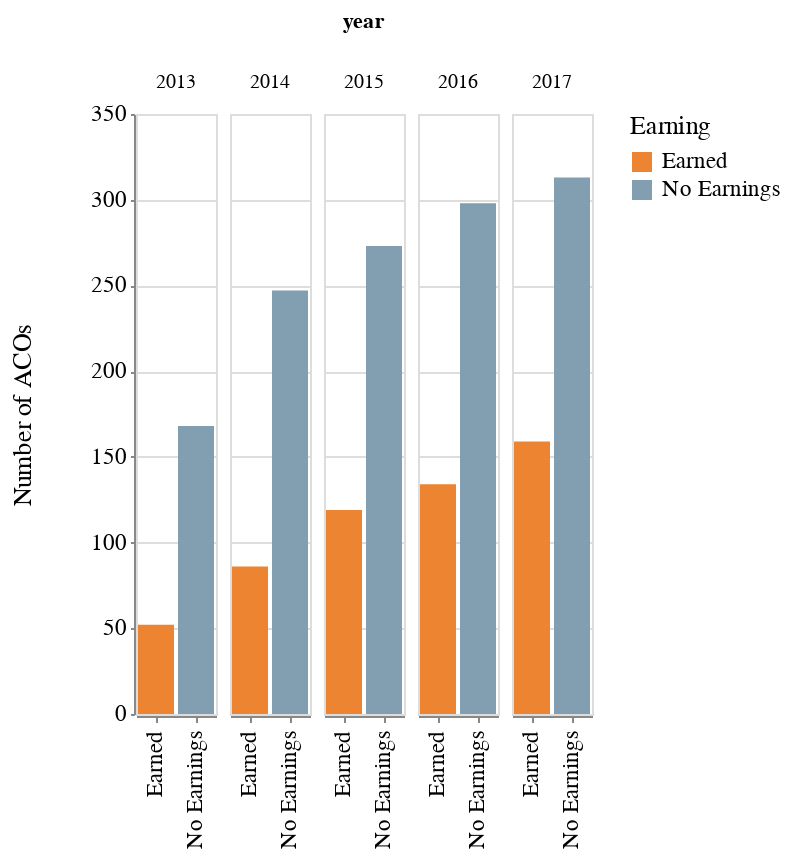

The code cell stored with this chart in its notebook:
### Code cell
bars = alt.Chart(data_to_chart).mark_bar().encode(
    x=alt.X('Earning:N',axis=alt.Axis(title='')),
    column='year:O',
    y=alt.Y('ACO_Name:Q', axis=alt.Axis(title='Number of ACOs')),
    color='Earning:N'
)
bars

### Figure 1 — Vega-Lite specification as saved in the notebook (floating-point values rounded to 4 significant figures)
{"$schema": "https://vega.github.io/schema/vega-lite/v2.6.0.json", "config": {"arc": {"fill": "#82c6df"}, "area": {"fill": "#82c6df"}, "axis": {"labelFont": "Arial", "labelFontSize": 11.5, "labelFontWeight": "normal", "titleFont": "Benton Gothic Bold, sans-serif", "titleFontSize": 13, "titleFontWeight": "normal"}, "axisX": {"labelPadding": 4, "tickSize": 3}, "axisY": {"labelBaseline": "middle", "maxExtent": 45, "minExtent": 45, "tickSize": 2}, "background": "#ffffff", "facet": {"spacing": 5}, "legend": {"labelFont": "Arial", "labelFontSize": 11.5, "titleFont": "Benton Gothic Bold, sans-serif", "titleFontSize": 13, "titleFontWeight": "normal"}, "line": {"stroke": "#82c6df", "strokeWidth": 2}, "path": {"stroke": "#82c6df"}, "range": {"category": ["#ec8431", "#829eb1", "#c89d29", "#3580b1", "#adc839", "#ab7fb4"], "diverging": ["#e68a4f", "#f4bb6a", "#f9e39c", "#dadfe2", "#a6b7c6", "#849eae"], "heatmap": ["#fbf2c7", "#f9e39c", "#f8d36e", "#f4bb6a", "#e68a4f", "#d15a40", "#ab4232"], "ordinal": ["#fbf2c7", "#f9e39c", "#f8d36e", "#f4bb6a", "#e68a4f", "#d15a40", "#ab4232"], "ramp": ["#fbf2c7", "#f9e39c", "#f8d36e", "#f4bb6a", "#e68a4f", "#d15a40", "#ab4232"]}, "rect": {"fill": "#82c6df"}, "shape": {"stroke": "#82c6df"}, "symbol": {"fill": "#82c6df", "size": 30}, "title": {"anchor": "start", "font": "Benton Gothic Bold, sans-serif", "fontColor": "#000000", "fontSize": 22, "fontWeight": "normal"}}, "data": {"name": "data-f61b381f50b389f2b6021592f26405bb"}, "datasets": {"data-f61b381f50b389f2b6021592f26405bb": [{"ACO_Name": 52, "ACO_WGHT_HCC_AVG": 1.087, "Earning": "Earned", "members": 886810, "year": 2013}, {"ACO_Name": 168, "ACO_WGHT_HCC_AVG": 1.048, "Earning": "No Earnings", "members": 2788453, "year": 2013}, {"ACO_Name": 86, "ACO_WGHT_HCC_AVG": 1.078, "Earning": "Earned", "members": 1354279, "year": 2014}, {"ACO_Name": 247, "ACO_WGHT_HCC_AVG": 1.047, "Earning": "No Earnings", "members": 3975552, "year": 2014}, {"ACO_Name": 119, "ACO_WGHT_HCC_AVG": 1.081, "Earning": "Earned", "members": 2074841, "year": 2015}, {"ACO_Name": 273, "ACO_WGHT_HCC_AVG": 1.04, "Earning": "No Earnings", "members": 5195392, "year": 2015}, {"ACO_Name": 134, "ACO_WGHT_HCC_AVG": 1.099, "Earning": "Earned", "members": 2169026, "year": 2016}, {"ACO_Name": 298, "ACO_WGHT_HCC_AVG": 1.057, "Earning": "No Earnings", "members": 5715032, "year": 2016}, {"ACO_Name": 159, "ACO_WGHT_HCC_AVG": 1.016, "Earning": "Earned", "members": 2963991, "year": 2017}, {"ACO_Name": 313, "ACO_WGHT_HCC_AVG": 0.9972, "Earning": "No Earnings", "members": 6028895, "year": 2017}]}, "encoding": {"color": {"field": "Earning", "type": "nominal"}, "column": {"field": "year", "type": "ordinal"}, "x": {"axis": {"title": ""}, "field": "Earning", "type": "nominal"}, "y": {"axis": {"title": "Number of ACOs"}, "field": "ACO_Name", "type": "quantitative"}}, "mark": "bar"}
